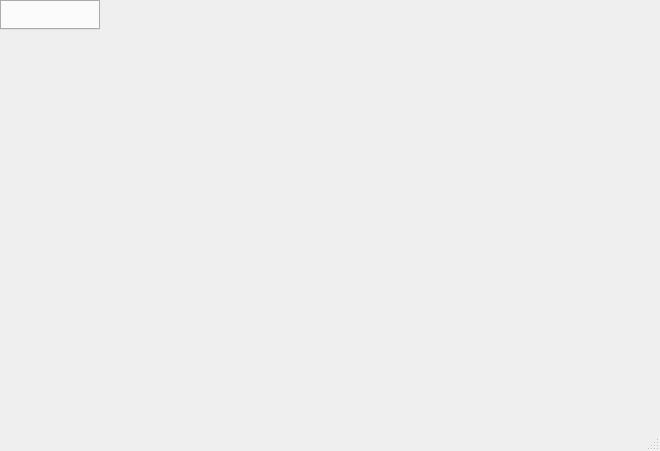
<?xml version="1.0" encoding="UTF-8"?>
<ui version="4.0">
 <class>AIAssistantUI</class>
 <widget class="QMainWindow" name="AIAssistantUI">
  <property name="geometry">
   <rect>
    <x>0</x>
    <y>0</y>
    <width>660</width>
    <height>451</height>
   </rect>
  </property>
  <property name="windowTitle">
   <string>MainWindow</string>
  </property>
  <widget class="QTabWidget" name="conversations"/>
  <widget class="QStatusBar" name="statusbar"/>
  <action name="actionNewChat">
   <property name="text">
    <string>New chat</string>
   </property>
   <property name="toolTip">
    <string>Starts a new conversation with assistant</string>
   </property>
  </action>
  <action name="actionConfigure">
   <property name="text">
    <string>Configure</string>
   </property>
  </action>
 </widget>
 <resources/>
 <connections/>
</ui>
